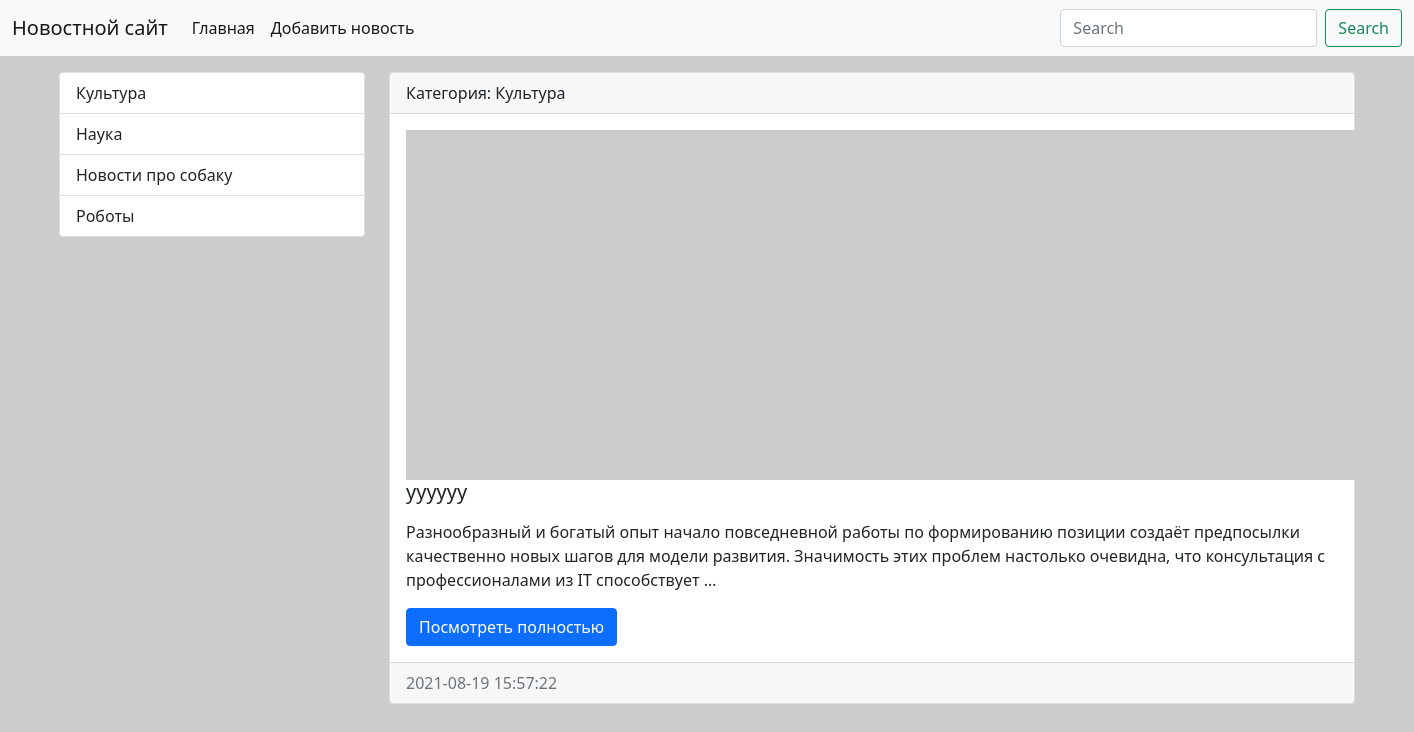
The app's page /category/2/, older data.
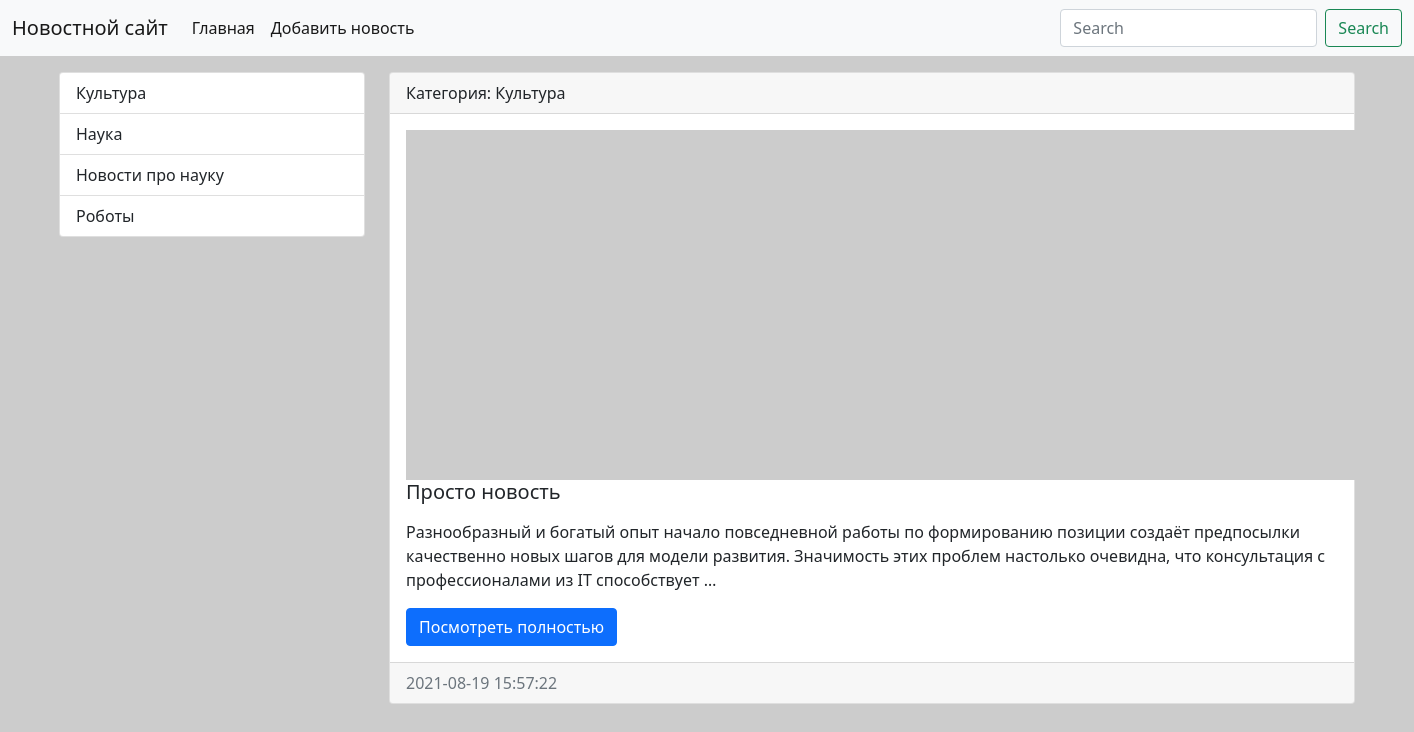
The same page, newer data.
### news/models.py (models this page shows, shortened)
class Category(models.Model):
    title = models.CharField(max_length=150, db_index=True, verbose_name='Наименование категории')
    def get_absolute_url(self):
        return reverse('category', kwargs={"category_id": self.pk})
    def __str__(self):
        return self.title
    class Meta:
        verbose_name = 'Категория'
        verbose_name_plural = 'Категории'
        ordering = ['title']

class News(models.Model):
    title = models.CharField(max_length=250, verbose_name='Наименование')  # для текста
    content = models.TextField(blank=True, verbose_name='Контент')
    created_add = models.DateTimeField(auto_now_add=True, verbose_name='Опубликовано')  # формат даты и когда добавил
    update_add = models.DateTimeField(auto_now_add=True, verbose_name='Обновлено')
    photo = models.ImageField(upload_to='photos/%Y/%m/%d/', verbose_name='Фото',
                              blank=True)  # для изображений и куда когда и во сколько было создано
    is_published = models.BooleanField(default=True,
                                       verbose_name='На сайте')  # для неопубликованных новость по умолчанию публикуется
    category = models.ForeignKey('Category', on_delete=models.PROTECT, null=True, verbose_name='Категория')
    def get_absolute_url(self):
        return reverse('view_news', kwargs={"news_id": self.pk})
    class Meta:
        verbose_name = 'Новость'
        verbose_name_plural = 'Новости'
        ordering = ['-created_add']

### news/views.py (the view)
# urls.py: path('category/<int:category_id>/', get_category, name='category'),
def get_category(request, category_id):
    news = News.objects.filter(category_id=category_id)  # фильтрация новостей
    category = Category.objects.get(pk=category_id)
    return render(request, 'news/category.html', {'news': news,
                                                  'category': category},
                  )

### news/templatetags/news_tags.py (called while the page is built)
@register.inclusion_tag('news/list_categories.html')
def show_categories(arg1='hello',arg2='world'):
    categories = Category.objects.all()
    return {"categories": categories,"arg1":arg1,"arg2":arg2}

### news/templates/news/category.html (shortened to what this page needs)
{% extends "base.html" %}
{% block sidebar %}
{% include 'inc/_sidebar.html' %}
{% endblock %}
{% block content %}
{% for item in news %}
<div class="card mb-3">
    <div class="card-header">
        Категория: {{item.category}}
    </div>
    <div class="card-body">
        <div class="media">
            {% if item.photo %}
            <img src="{{ item.photo.url }}" alt="" width="200" class="mr-3">
            {% else %}
            <img src="https://picsum.photos/id/1060/350/300/?blur" alt="" class="mr-3">
            {% endif %}
            <div class="media-body">
                <h5 class="card-title">{{ item.title }}</h5>
                <p class="card-text">{{ item.content|safe|linebreaks|truncatewords_html:30 }}</p>
                <a href="{{ item.get_absolute_url }}" class="btn btn-primary">Посмотреть полностью</a>
            </div>
        </div>
    </div>
    <div class="card-footer text-muted">
        {{ item.created_add|date:"Y-m-d H:i:s" }}
    </div>
</div>
{% empty %}
<li>Sorry, no athletes in this list.</li>
{% endfor %}
{% endblock %}

### templates/base.html (shortened to what this page needs)
<!doctype html>
{% load static %}
<html lang="en">
<head>
    <link rel="stylesheet" href="{% static 'bootstrap/css/bootstrap.min.css' %}">
    <link rel="stylesheet" href="{% static 'css/style.css' %}">
</head>
<body>
{% include 'inc/_nav.html' %}
<div class="container mt-3">
    <div class="row">
        <div class="col-md-3">
            {% block sidebar %}{% endblock %}
        </div>
        <div class="col-md-9">
            {% block content %}{% endblock %}
        </div>
    </div>
</div>
</body>
</html>

### templates/inc/_nav.html (shortened to what this page needs)
<nav class="navbar navbar-expand-lg navbar-light bg-light">
  <div class="container-fluid">
    <a class="navbar-brand" href="{% url 'home'%}">Новостной сайт</a>
    <div class="collapse navbar-collapse" id="navbarSupportedContent">
      <ul class="navbar-nav me-auto mb-2 mb-lg-0">
        <li class="nav-item"><a class="nav-link active" aria-current="page" href="{% url 'home'%}">Главная</a></li>
        <li class="nav-item"><a class="nav-link active" aria-current="page" href="{% url 'home'%}">Добавить новость</a></li>
      </ul>
      <form class="d-flex">
        <input class="form-control me-2" type="search" placeholder="Search" aria-label="Search">
        <button class="btn btn-outline-success" type="submit">Search</button>
      </form>
    </div>
  </div>
</nav>

### templates/inc/_sidebar.html (shortened to what this page needs)
{% load news_tags %}
{% show_categories %}

### news/templates/news/list_categories.html
<div class="list-group">
    {% for item in categories %}
    <a href="{{ item.get_absolute_url }}" class="list-group-item list-group-item-action">
        {{item.title}}</a>
    {% endfor %}
</div>

Row changes from the older to the newer data that the page shows:
changed Category: title "Новости про собаку" → "Новости про науку"
changed News "Культура": title "уууууу" → "Просто новость"
